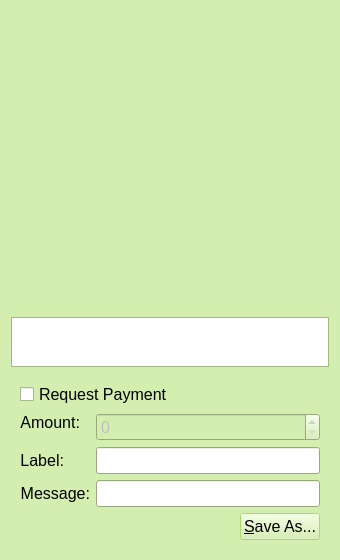
<?xml version="1.0" encoding="UTF-8"?>
<ui version="4.0">
 <class>QRCodeDialog</class>
 <widget class="QDialog" name="QRCodeDialog">
  <property name="geometry">
   <rect>
    <x>0</x>
    <y>0</y>
    <width>340</width>
    <height>543</height>
   </rect>
  </property>
  <property name="palette">
   <palette>
    <active>
     <colorrole role="Button">
      <brush brushstyle="SolidPattern">
       <color alpha="255">
        <red>211</red>
        <green>238</green>
        <blue>175</blue>
       </color>
      </brush>
     </colorrole>
     <colorrole role="Base">
      <brush brushstyle="SolidPattern">
       <color alpha="255">
        <red>255</red>
        <green>255</green>
        <blue>255</blue>
       </color>
      </brush>
     </colorrole>
     <colorrole role="Window">
      <brush brushstyle="SolidPattern">
       <color alpha="255">
        <red>211</red>
        <green>238</green>
        <blue>175</blue>
       </color>
      </brush>
     </colorrole>
     <colorrole role="Highlight">
      <brush brushstyle="SolidPattern">
       <color alpha="255">
        <red>159</red>
        <green>213</green>
        <blue>85</blue>
       </color>
      </brush>
     </colorrole>
     <colorrole role="AlternateBase">
      <brush brushstyle="SolidPattern">
       <color alpha="255">
        <red>211</red>
        <green>238</green>
        <blue>175</blue>
       </color>
      </brush>
     </colorrole>
     <colorrole role="ToolTipBase">
      <brush brushstyle="SolidPattern">
       <color alpha="255">
        <red>211</red>
        <green>238</green>
        <blue>175</blue>
       </color>
      </brush>
     </colorrole>
    </active>
    <inactive>
     <colorrole role="Button">
      <brush brushstyle="SolidPattern">
       <color alpha="255">
        <red>211</red>
        <green>238</green>
        <blue>175</blue>
       </color>
      </brush>
     </colorrole>
     <colorrole role="Base">
      <brush brushstyle="SolidPattern">
       <color alpha="255">
        <red>255</red>
        <green>255</green>
        <blue>255</blue>
       </color>
      </brush>
     </colorrole>
     <colorrole role="Window">
      <brush brushstyle="SolidPattern">
       <color alpha="255">
        <red>211</red>
        <green>238</green>
        <blue>175</blue>
       </color>
      </brush>
     </colorrole>
     <colorrole role="Highlight">
      <brush brushstyle="SolidPattern">
       <color alpha="255">
        <red>159</red>
        <green>213</green>
        <blue>85</blue>
       </color>
      </brush>
     </colorrole>
     <colorrole role="AlternateBase">
      <brush brushstyle="SolidPattern">
       <color alpha="255">
        <red>211</red>
        <green>238</green>
        <blue>175</blue>
       </color>
      </brush>
     </colorrole>
     <colorrole role="ToolTipBase">
      <brush brushstyle="SolidPattern">
       <color alpha="255">
        <red>211</red>
        <green>238</green>
        <blue>175</blue>
       </color>
      </brush>
     </colorrole>
    </inactive>
    <disabled>
     <colorrole role="Button">
      <brush brushstyle="SolidPattern">
       <color alpha="255">
        <red>211</red>
        <green>238</green>
        <blue>175</blue>
       </color>
      </brush>
     </colorrole>
     <colorrole role="Base">
      <brush brushstyle="SolidPattern">
       <color alpha="255">
        <red>211</red>
        <green>238</green>
        <blue>175</blue>
       </color>
      </brush>
     </colorrole>
     <colorrole role="Window">
      <brush brushstyle="SolidPattern">
       <color alpha="255">
        <red>211</red>
        <green>238</green>
        <blue>175</blue>
       </color>
      </brush>
     </colorrole>
     <colorrole role="Highlight">
      <brush brushstyle="SolidPattern">
       <color alpha="255">
        <red>0</red>
        <green>0</green>
        <blue>128</blue>
       </color>
      </brush>
     </colorrole>
     <colorrole role="AlternateBase">
      <brush brushstyle="SolidPattern">
       <color alpha="255">
        <red>211</red>
        <green>238</green>
        <blue>175</blue>
       </color>
      </brush>
     </colorrole>
     <colorrole role="ToolTipBase">
      <brush brushstyle="SolidPattern">
       <color alpha="255">
        <red>211</red>
        <green>238</green>
        <blue>175</blue>
       </color>
      </brush>
     </colorrole>
    </disabled>
   </palette>
  </property>
  <property name="font">
   <font>
    <family>Liberation Sans</family>
    <pointsize>12</pointsize>
   </font>
  </property>
  <property name="windowTitle">
   <string>QR Code Dialog</string>
  </property>
  <layout class="QVBoxLayout" name="verticalLayout_3">
   <item>
    <widget class="QLabel" name="lblQRCode">
     <property name="sizePolicy">
      <sizepolicy hsizetype="Expanding" vsizetype="Expanding">
       <horstretch>0</horstretch>
       <verstretch>0</verstretch>
      </sizepolicy>
     </property>
     <property name="minimumSize">
      <size>
       <width>300</width>
       <height>300</height>
      </size>
     </property>
     <property name="textFormat">
      <enum>Qt::PlainText</enum>
     </property>
     <property name="alignment">
      <set>Qt::AlignCenter</set>
     </property>
     <property name="wordWrap">
      <bool>true</bool>
     </property>
    </widget>
   </item>
   <item>
    <widget class="QPlainTextEdit" name="outUri">
     <property name="sizePolicy">
      <sizepolicy hsizetype="Expanding" vsizetype="Minimum">
       <horstretch>0</horstretch>
       <verstretch>0</verstretch>
      </sizepolicy>
     </property>
     <property name="minimumSize">
      <size>
       <width>0</width>
       <height>50</height>
      </size>
     </property>
     <property name="tabChangesFocus">
      <bool>true</bool>
     </property>
     <property name="textInteractionFlags">
      <set>Qt::TextSelectableByKeyboard|Qt::TextSelectableByMouse</set>
     </property>
    </widget>
   </item>
   <item>
    <widget class="QWidget" name="widget" native="true">
     <layout class="QVBoxLayout" name="verticalLayout_2">
      <item>
       <widget class="QCheckBox" name="chkReqPayment">
        <property name="enabled">
         <bool>true</bool>
        </property>
        <property name="text">
         <string>Request Payment</string>
        </property>
       </widget>
      </item>
      <item>
       <layout class="QFormLayout" name="formLayout">
        <property name="fieldGrowthPolicy">
         <enum>QFormLayout::AllNonFixedFieldsGrow</enum>
        </property>
        <item row="1" column="0">
         <widget class="QLabel" name="lblLabel">
          <property name="text">
           <string>Label:</string>
          </property>
          <property name="textFormat">
           <enum>Qt::PlainText</enum>
          </property>
          <property name="alignment">
           <set>Qt::AlignRight|Qt::AlignTrailing|Qt::AlignVCenter</set>
          </property>
          <property name="buddy">
           <cstring>lnLabel</cstring>
          </property>
         </widget>
        </item>
        <item row="1" column="1">
         <widget class="QLineEdit" name="lnLabel"/>
        </item>
        <item row="2" column="0">
         <widget class="QLabel" name="lblMessage">
          <property name="text">
           <string>Message:</string>
          </property>
          <property name="textFormat">
           <enum>Qt::PlainText</enum>
          </property>
          <property name="alignment">
           <set>Qt::AlignRight|Qt::AlignTrailing|Qt::AlignVCenter</set>
          </property>
          <property name="buddy">
           <cstring>lnMessage</cstring>
          </property>
         </widget>
        </item>
        <item row="2" column="1">
         <widget class="QLineEdit" name="lnMessage"/>
        </item>
        <item row="0" column="0">
         <widget class="QLabel" name="lblAmount">
          <property name="sizePolicy">
           <sizepolicy hsizetype="Preferred" vsizetype="Maximum">
            <horstretch>0</horstretch>
            <verstretch>0</verstretch>
           </sizepolicy>
          </property>
          <property name="text">
           <string>Amount:</string>
          </property>
          <property name="textFormat">
           <enum>Qt::PlainText</enum>
          </property>
          <property name="alignment">
           <set>Qt::AlignRight|Qt::AlignTrailing|Qt::AlignVCenter</set>
          </property>
          <property name="buddy">
           <cstring>lnReqAmount</cstring>
          </property>
         </widget>
        </item>
        <item row="0" column="1">
         <widget class="BitbeanAmountField" name="lnReqAmount">
          <property name="enabled">
           <bool>false</bool>
          </property>
          <property name="minimumSize">
           <size>
            <width>80</width>
            <height>0</height>
           </size>
          </property>
         </widget>
        </item>
       </layout>
      </item>
      <item>
       <layout class="QHBoxLayout" name="horizontalLayout">
        <item>
         <spacer name="horizontalSpacer">
          <property name="orientation">
           <enum>Qt::Horizontal</enum>
          </property>
          <property name="sizeHint" stdset="0">
           <size>
            <width>40</width>
            <height>20</height>
           </size>
          </property>
         </spacer>
        </item>
        <item>
         <widget class="QPushButton" name="btnSaveAs">
          <property name="text">
           <string>&amp;Save As...</string>
          </property>
         </widget>
        </item>
       </layout>
      </item>
     </layout>
    </widget>
   </item>
  </layout>
 </widget>
 <customwidgets>
  <customwidget>
   <class>BitbeanAmountField</class>
   <extends>QSpinBox</extends>
   <header>bitbeanamountfield.h</header>
  </customwidget>
 </customwidgets>
 <resources/>
 <connections>
  <connection>
   <sender>chkReqPayment</sender>
   <signal>clicked(bool)</signal>
   <receiver>lnReqAmount</receiver>
   <slot>setEnabled(bool)</slot>
   <hints>
    <hint type="sourcelabel">
     <x>92</x>
     <y>285</y>
    </hint>
    <hint type="destinationlabel">
     <x>98</x>
     <y>311</y>
    </hint>
   </hints>
  </connection>
 </connections>
</ui>
